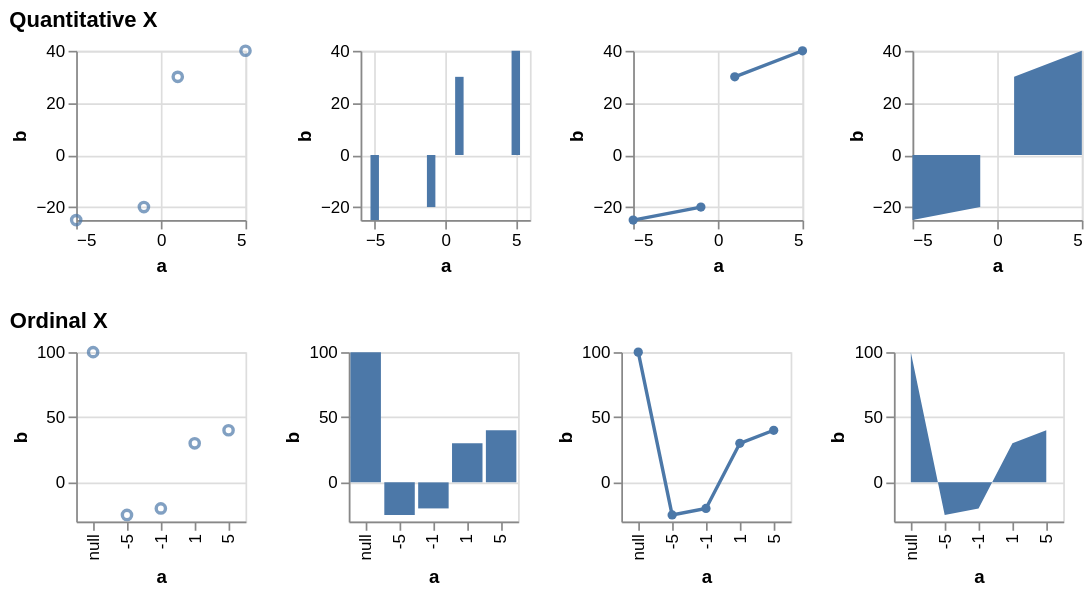

Vega-Lite specification stored for this chart:
### Vega-Lite specification from a JSON file in a GitHub repository (floating-point values rounded to 4 significant figures)
{"$schema": "https://vega.github.io/schema/vega-lite/v5.json", "description": "Testing invalid", "data": {"values": [{"a": null, "b": 100}, {"a": -10, "b": null}, {"a": -5, "b": -25}, {"a": -1, "b": -20}, {"a": 0, "b": null}, {"a": 1, "b": 30}, {"a": 5, "b": 40}, {"a": 10, "b": null}]}, "config": {"mark": {"invalid": "break-paths-filter-domains", "tooltip": true}}, "vconcat": [{"title": "Quantitative X", "hconcat": [{"width": 100, "height": 100, "mark": "point", "encoding": {"x": {"field": "a", "type": "quantitative"}, "y": {"field": "b", "type": "quantitative"}}}, {"width": 100, "height": 100, "mark": "bar", "encoding": {"x": {"field": "a", "type": "quantitative"}, "y": {"field": "b", "type": "quantitative"}}}, {"width": 100, "height": 100, "mark": {"type": "line", "point": true}, "encoding": {"x": {"field": "a", "type": "quantitative"}, "y": {"field": "b", "type": "quantitative"}}}, {"width": 100, "height": 100, "mark": "area", "encoding": {"x": {"field": "a", "type": "quantitative"}, "y": {"field": "b", "type": "quantitative"}}}]}, {"title": "Ordinal X", "hconcat": [{"width": 100, "height": 100, "mark": "point", "encoding": {"x": {"field": "a", "type": "ordinal"}, "y": {"field": "b", "type": "quantitative"}}}, {"width": 100, "height": 100, "mark": "bar", "encoding": {"x": {"field": "a", "type": "ordinal"}, "y": {"field": "b", "type": "quantitative"}}}, {"width": 100, "height": 100, "mark": {"type": "line", "point": true}, "encoding": {"x": {"field": "a", "type": "ordinal"}, "y": {"field": "b", "type": "quantitative"}}}, {"width": 100, "height": 100, "mark": "area", "encoding": {"x": {"field": "a", "type": "ordinal"}, "y": {"field": "b", "type": "quantitative"}}}]}]}
